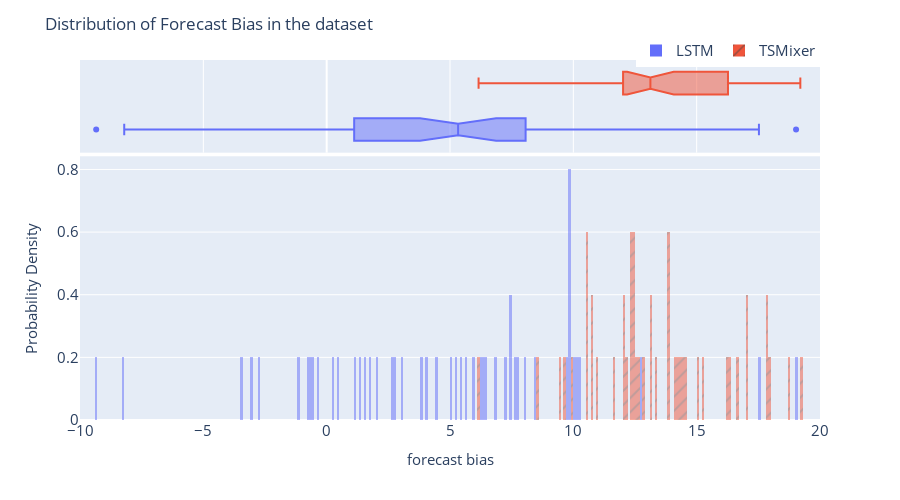

The notebook cell saved with this chart:
### Code cell
fig = px.histogram(combined_metrics,
                   x="Forecast Bias",
                   color=combined_metrics["algorithm"],
                   pattern_shape=combined_metrics["algorithm"],
                   marginal="box",
                   nbins=500,
                   barmode="overlay",
                   histnorm="probability density")
fig = format_plot(fig, xlabel="forecast bias", ylabel="Probability Density")
fig.update_layout(title="Distribution of Forecast Bias in the dataset", xaxis_range=[-10,20])
fig.write_image(dst_img/"dl_bias_dist.png")
fig.show()

### Figure 1 — Plotly figure (JSON) as saved in the notebook; plotly's stock layout.template omitted (floating-point values rounded to 4 significant figures)
{"data": [{"bingroup": "x", "histnorm": "probability density", "hovertemplate": "algorithm=LSTM<br>Forecast Bias=%{x}<br>probability density=%{y}<extra></extra>", "legendgroup": "LSTM", "marker": {"color": "#636efa", "opacity": 0.5, "pattern": {"shape": ""}}, "name": "LSTM", "nbinsx": 500, "orientation": "v", "showlegend": true, "type": "histogram", "x": [-0.6027, 3.852, 19.03, 9.812, 1.596, -2.78, 5.644, -8.207, -0.5547, 10.3, 7.682, 3.08, 2.799, 1.768, 17.52, 7.422, 12.79, 1.115, 5.221, 6.211, 2.666, -1.136, 0.2051, 4.464, -0.7281, 0.492, 6.34, 1.345, 2.013, 9.829, 7.471, 4.099, 5.437, -3.082, 7.776, 10.01, -3.424, 9.822, 6.82, 9.811, 10.11, 8.065, -0.3296, -9.344, 9.729, 5.06, 5.923, 7.263, 6.448, 8.414], "xaxis": "x", "yaxis": "y"}, {"hovertemplate": "algorithm=LSTM<br>Forecast Bias=%{x}<extra></extra>", "legendgroup": "LSTM", "marker": {"color": "#636efa"}, "name": "LSTM", "notched": true, "showlegend": false, "type": "box", "x": [-0.6027, 3.852, 19.03, 9.812, 1.596, -2.78, 5.644, -8.207, -0.5547, 10.3, 7.682, 3.08, 2.799, 1.768, 17.52, 7.422, 12.79, 1.115, 5.221, 6.211, 2.666, -1.136, 0.2051, 4.464, -0.7281, 0.492, 6.34, 1.345, 2.013, 9.829, 7.471, 4.099, 5.437, -3.082, 7.776, 10.01, -3.424, 9.822, 6.82, 9.811, 10.11, 8.065, -0.3296, -9.344, 9.729, 5.06, 5.923, 7.263, 6.448, 8.414], "xaxis": "x2", "yaxis": "y2"}, {"bingroup": "x", "histnorm": "probability density", "hovertemplate": "algorithm=TSMixer<br>Forecast Bias=%{x}<br>probability density=%{y}<extra></extra>", "legendgroup": "TSMixer", "marker": {"color": "#EF553B", "opacity": 0.5, "pattern": {"shape": "/"}}, "name": "TSMixer", "nbinsx": 500, "orientation": "v", "showlegend": true, "type": "histogram", "x": [12.36, 13.14, 40.59, 12.46, 16.33, 16.69, 9.632, 13.35, 12.48, 12.44, 13.84, 14.27, 17.86, 12.04, 6.159, 10.55, 18.71, 13.11, 12.66, 12.14, 10.53, 23.81, 19.2, 10.75, 17.81, 9.47, 14.1, 13.9, 13.84, 12.31, 9.932, 8.543, 15.08, 14.53, 10.6, 17.91, 17.06, 12.56, 10.96, 16.27, 31.09, 10.79, 11.64, 17.07, 12.33, 14.39, 12.82, 12.02, 15.21, 14.49], "xaxis": "x", "yaxis": "y"}, {"hovertemplate": "algorithm=TSMixer<br>Forecast Bias=%{x}<extra></extra>", "legendgroup": "TSMixer", "marker": {"color": "#EF553B"}, "name": "TSMixer", "notched": true, "showlegend": false, "type": "box", "x": [12.36, 13.14, 40.59, 12.46, 16.33, 16.69, 9.632, 13.35, 12.48, 12.44, 13.84, 14.27, 17.86, 12.04, 6.159, 10.55, 18.71, 13.11, 12.66, 12.14, 10.53, 23.81, 19.2, 10.75, 17.81, 9.47, 14.1, 13.9, 13.84, 12.31, 9.932, 8.543, 15.08, 14.53, 10.6, 17.91, 17.06, 12.56, 10.96, 16.27, 31.09, 10.79, 11.64, 17.07, 12.33, 14.39, 12.82, 12.02, 15.21, 14.49], "xaxis": "x2", "yaxis": "y2"}], "layout": {"autosize": false, "barmode": "overlay", "height": 500, "legend": {"font": {"size": 15}, "orientation": "h", "title": {}, "tracegroupgap": 0, "x": 1, "xanchor": "right", "y": 0.98, "yanchor": "bottom"}, "margin": {"t": 60}, "title": {"text": "Distribution of Forecast Bias in the dataset"}, "width": 900, "xaxis": {"anchor": "y", "domain": [0, 1], "range": [-10, 20], "tickfont": {"size": 15}, "title": {"font": {"size": 15}, "text": "forecast bias"}}, "xaxis2": {"anchor": "y2", "domain": [0, 1], "matches": "x", "showgrid": true, "showticklabels": false}, "yaxis": {"anchor": "x", "domain": [0, 0.7326], "tickfont": {"size": 15}, "title": {"font": {"size": 15}, "text": "Probability Density"}}, "yaxis2": {"anchor": "x2", "domain": [0.7426, 1], "matches": "y2", "showgrid": false, "showline": false, "showticklabels": false, "ticks": ""}}}
